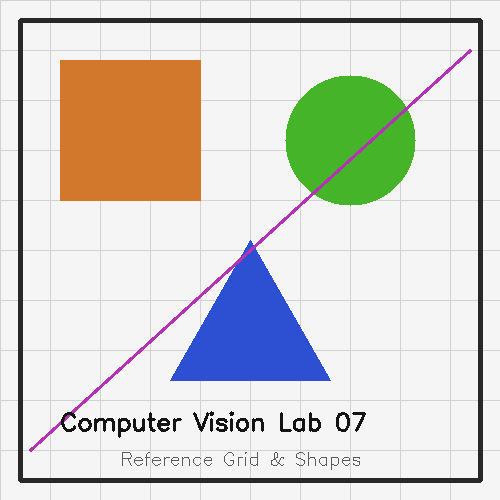
#> input picture lab 7/input/sample_image.png, 500 x 500 px
$ python q1d_affine_transformations.py
#> lines starting #> are read from the running program, lines starting #| are printed output that depends on the picture; after the words box and inside, x2 and y2 are one past the last pixel; in counts of white or black regions, pixels touching at a corner belong together
"""
Q1(d) Affine Transformations
Applies an affine transformation to an image and examines whether
straight lines remain straight after the transformation.
"""

import os
import argparse
import cv2
import numpy as np
import matplotlib.pyplot as plt


def apply_affine_transform(image, src_tri, dst_tri):
    """
    Computes 2x3 affine matrix from 3 pairs of corresponding points
    and warps the image.
    """
    h, w = image.shape[:2]
    # cv2.getAffineTransform computes the 2x3 affine matrix from 3 point correspondences
    M = cv2.getAffineTransform(src_tri, dst_tri)
    transformed = cv2.warpAffine(image, M, (w, h), borderValue=(245, 245, 245))
    return transformed, M


def draw_grid_lines_and_markers(img, pts):
    """Draw straight reference lines and 3 affine control points."""
    annotated = img.copy()
    # Draw reference straight lines across the image
    h, w = img.shape[:2]
    cv2.line(annotated, (0, 0), (w, h), (0, 0, 255), 2)          # Red diagonal
    cv2.line(annotated, (0, h), (w, 0), (0, 180, 0), 2)        # Green diagonal
    cv2.line(annotated, (w // 2, 0), (w // 2, h), (255, 0, 0), 2)  # Blue vertical

    # Mark the 3 control points
    colors = [(255, 50, 50), (50, 200, 50), (50, 50, 255)]
    labels = ["P1", "P2", "P3"]
    for i, pt in enumerate(pts):
        p = tuple(np.int32(pt))
        cv2.circle(annotated, p, 7, colors[i], -1)
        cv2.circle(annotated, p, 9, (0, 0, 0), 2)
        cv2.putText(annotated, labels[i], (p[0] + 10, p[1] - 5),
                    cv2.FONT_HERSHEY_SIMPLEX, 0.6, colors[i], 2)
    return annotated


def main():
    parser = argparse.ArgumentParser(description="Q1(d) - Affine Transformation")
    parser.add_argument("--image", type=str, default="input/sample_image.png",
                        help="Path to input image")
    parser.add_argument("--output_dir", type=str, default="output/q1d",
                        help="Output directory")
    args = parser.parse_args()

    os.makedirs(args.output_dir, exist_ok=True)

    img = cv2.imread(args.image)
#> img is the input picture: shape (500, 500, 3); mean B, G, R 205.8, 212.1, 213
    if img is None:
        raise FileNotFoundError(f"Could not load image: '{args.image}'")

    h, w = img.shape[:2]
#> h = 500; w = 500

    # Define 3 non-collinear source points in original image
    src_tri = np.float32([
        [50, 50],          # Top-left
        [w - 50, 50],      # Top-right
        [100, h - 50]      # Bottom-left (skewed)
    ])
#> src_tri = [[50, 50], [450, 50], [100, 450]]

    # Define their new positions in the transformed image (rotation + scaling + shear)
    dst_tri = np.float32([
        [80, 100],         # Shifted down-right
        [w - 30, 40],      # Shifted up
        [150, h - 30]      # Sheared further right
    ])
#> dst_tri = [[80, 100], [470, 40], [150, 470]]

    transformed, M = apply_affine_transform(img, src_tri, dst_tri)
#> in apply_affine_transform, `transformed = cv2.warpAffine(image, M, (w, h), borderValue=(245, 245, ..`:
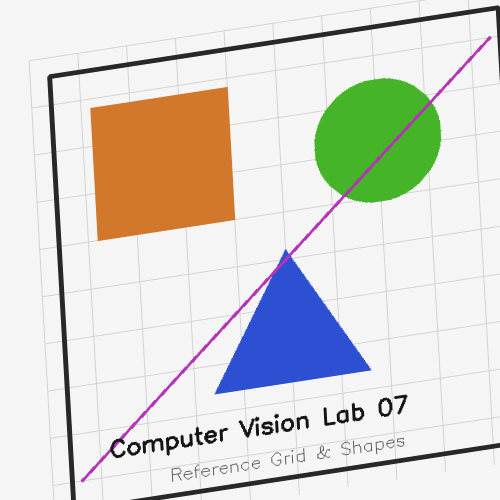
#> transformed: shape (500, 500, 3); mean B, G, R 210.7, 216.5, 217.3
#> M = [[0.975, 0.0531, 28.59], [-0.15, 0.944, 60.31]]

    print("[Q1d] Applied 2x3 Affine Transformation Matrix:")
    print(M)
#| [[ 9.750000e-01  5.312500e-02  2.859375e+01]
#|  [-1.500000e-01  9.437500e-01  6.031250e+01]]

    # Prepare images with visual straight reference lines to confirm linearity
    orig_annotated = draw_grid_lines_and_markers(img, src_tri)
#> in draw_grid_lines_and_markers, `cv2.line(annotated, (w // 2, 0), (w // 2, h), (255, 0, 0), 2)`:
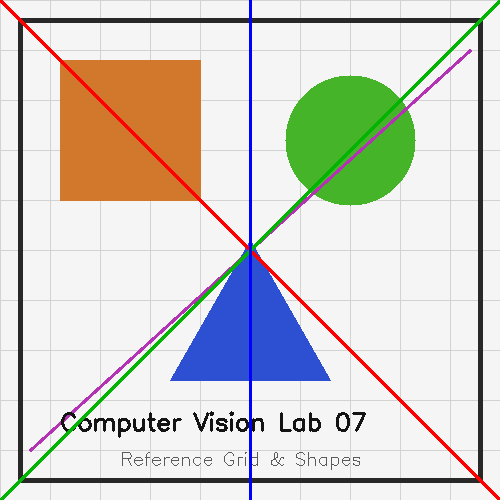
#> annotated: shape (500, 500, 3); mean B, G, R 202.3, 208.7, 210.3
#> after the loop in draw_grid_lines_and_markers, `for i, pt in enumerate(pts):`:
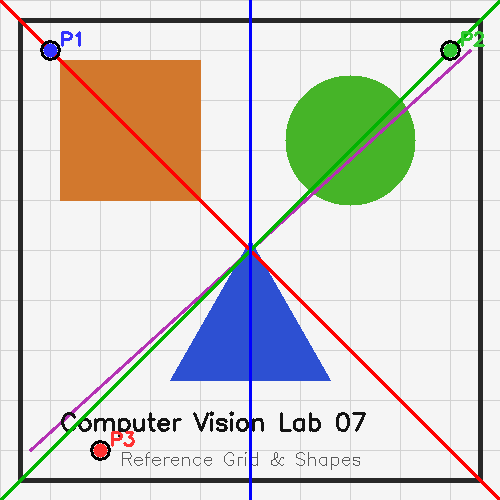
#> annotated: shape (500, 500, 3); 0.6% of pixels changed, all inside (x1, y1, x2, y2) = (40, 31, 485, 461)
    trans_annotated = draw_grid_lines_and_markers(transformed, dst_tri)
#> in draw_grid_lines_and_markers (call 2), `cv2.line(annotated, (w // 2, 0), (w // 2, h), (255, 0, 0), 2)`:
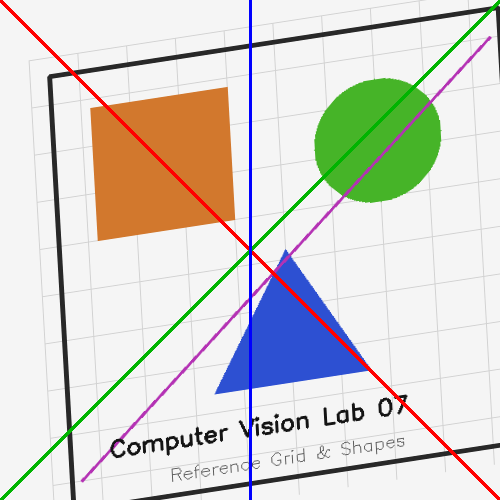
#> annotated: shape (500, 500, 3); mean B, G, R 207, 213, 214.7
#> after the loop in draw_grid_lines_and_markers (call 2), `for i, pt in enumerate(pts):`:
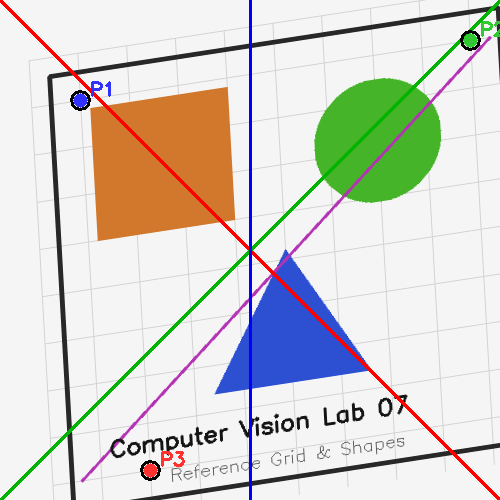
#> annotated: shape (500, 500, 3); 0.58% of pixels changed, all inside (x1, y1, x2, y2) = (70, 21, 500, 481)

    # Save outputs
    cv2.imwrite(os.path.join(args.output_dir, "original.png"), img)
    cv2.imwrite(os.path.join(args.output_dir, "original_with_reference_lines.png"), orig_annotated)
    cv2.imwrite(os.path.join(args.output_dir, "affine_transformed.png"), transformed)
    cv2.imwrite(os.path.join(args.output_dir, "affine_transformed_with_lines.png"), trans_annotated)

    # Side-by-side comparison figure
    fig, axes = plt.subplots(1, 2, figsize=(14, 7))
    axes[0].imshow(cv2.cvtColor(orig_annotated, cv2.COLOR_BGR2RGB))
    axes[0].set_title("Original Image (with Straight Reference Lines)", fontsize=12, fontweight="bold")
    axes[0].axis("on")

    axes[1].imshow(cv2.cvtColor(trans_annotated, cv2.COLOR_BGR2RGB))
    axes[1].set_title("Affine Transformed Image (Lines Remain Straight)", fontsize=12, fontweight="bold")
    axes[1].axis("on")

    plt.tight_layout()
    comparison_path = os.path.join(args.output_dir, "affine_comparison.png")
    plt.savefig(comparison_path, dpi=200, bbox_inches="tight")
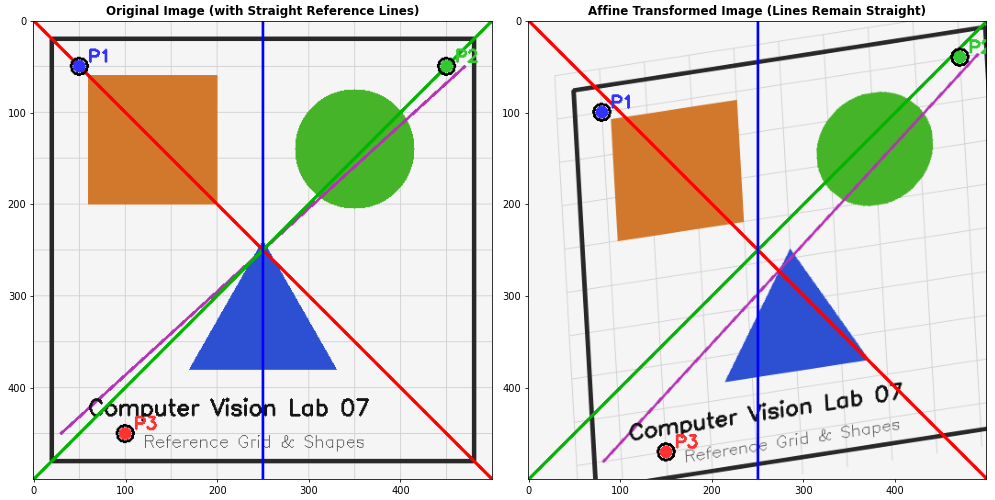
#> figure drawn by matplotlib, 2 panels
    plt.close()

    # Observation on straight lines
    observation_text = """LAB 07 - QUESTION 1(d): BEHAVIOUR OF STRAIGHT LINES UNDER AFFINE TRANSFORMATION

KEY OBSERVATION:
================
DO STRAIGHT LINES REMAIN STRAIGHT AFTER AN AFFINE TRANSFORMATION?
--> YES. Straight lines STRICTLY remain straight lines after an affine transformation.

MATHEMATICAL EXPLANATION:
-------------------------
1. PRESERVATION OF COLLINEARITY:
   An affine transformation maps any 2D point x = [x, y]^T to x' via:
       x' = A * x + t
   where A is a non-singular 2x2 matrix and t is a 2D translation vector.

   A straight line in parametric form is defined by:
       L(lambda) = p0 + lambda * v
   where p0 is a base point, v is the direction vector, and lambda is a real scalar.

   Applying the affine transformation:
       L'(lambda) = A * (p0 + lambda * v) + t
                  = (A * p0 + t) + lambda * (A * v)
                  = p0' + lambda * v'

   Because L'(lambda) is a linear function of lambda with base point p0' = (A*p0 + t)
   and constant direction vector v' = (A * v), the transformed set of points forms
   another PERFECT STRAIGHT LINE.

2. PRESERVATION OF PARALLELISM:
   Two parallel lines share the same direction vector v:
       L1: p1 + lambda * v
       L2: p2 + lambda * v
   After affine transformation:
       L1': (A * p1 + t) + lambda * (A * v)
       L2': (A * p2 + t) + lambda * (A * v)
   Both transformed lines share the same transformed direction vector v' = A * v.
   Therefore, lines that are parallel before transformation REMAIN PARALLEL after transformation.

3. RATIOS OF DISTANCES ALONG A LINE:
   The ratio of lengths of any two segments on a single straight line is preserved:
       ||p_b - p_a|| / ||p_c - p_a|| = ||p_b' - p_a'|| / ||p_c' - p_a'||

4. WHAT CHANGES:
   While collinearity and parallelism are preserved:
   - Angles between non-parallel intersecting lines can change (orthogonality is not preserved).
   - Absolute lengths, areas, and aspect ratios can change due to scaling and shearing.
"""

    print("\n" + "="*70)
    print(observation_text)
    print("="*70)

    obs_path = os.path.join(args.output_dir, "straight_lines_observation.txt")
    with open(obs_path, "w", encoding="utf-8") as f:
        f.write(observation_text)

    print(f"\n[Q1d] Saved observation to '{obs_path}'")
    print(f"[Q1d] Saved comparison figure to '{comparison_path}'")


if __name__ == "__main__":
    main()

$ run again, with lab 7/input/checkerboard.png copied over lab 7/input/sample_image.png
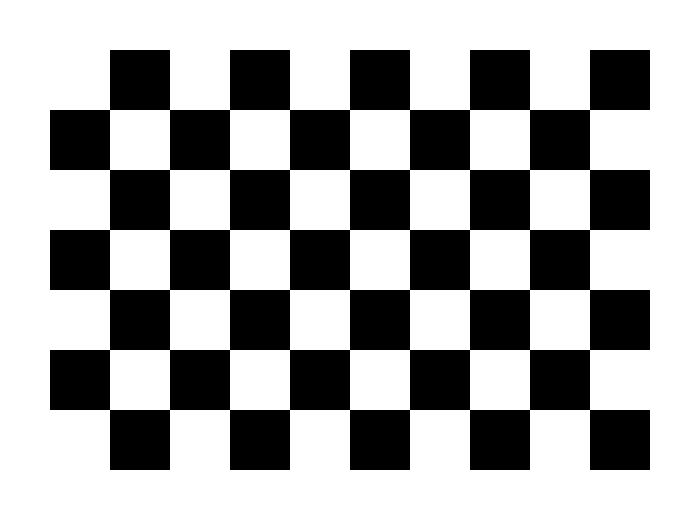
#> input picture lab 7/input/checkerboard.png, 700 x 520 px
#> in main, img is the input picture: shape (520, 700, 3); 65.4% white; 1 black region, box (x1, y1, x2, y2) and area: (50, 50, 650, 470) 126000
#> in main, `transformed, M = apply_affine_transform(img, src_tri, dst_tri)`: M = [[0.983, 0.0496, 28.35], [-0.1, 0.94, 57.98]]
#| [[ 9.83333333e-01  4.96031746e-02  2.83531746e+01]
#|  [-1.00000000e-01  9.40476190e-01  5.79761905e+01]]
#> after the loop in draw_grid_lines_and_markers (call 2), `for i, pt in enumerate(pts):`:
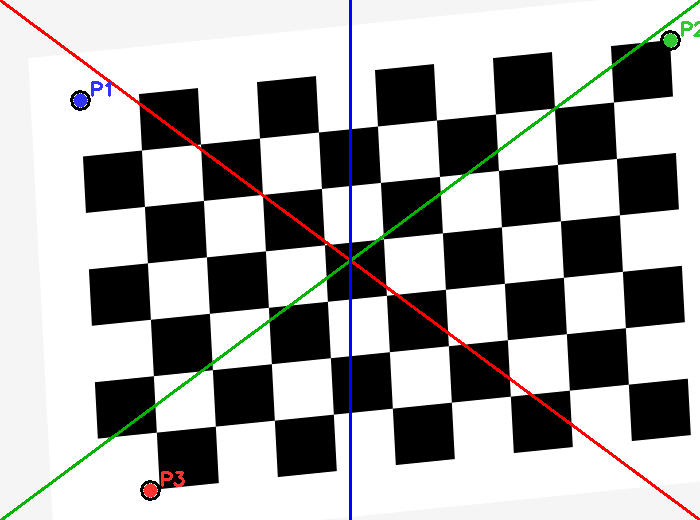
#> annotated: shape (520, 700, 3); mean B, G, R 169.5, 169.7, 170.3
#> in main, `plt.savefig(comparison_path, dpi=200, bbox_inches="tight")`:
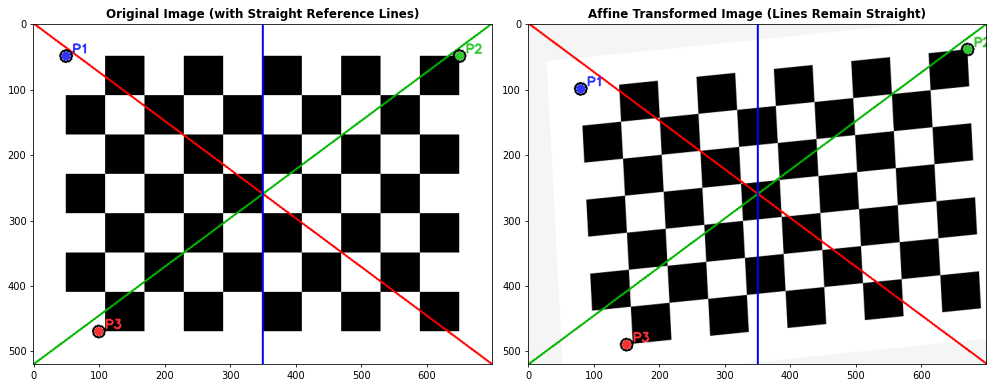
#> figure drawn by matplotlib, 2 panels
